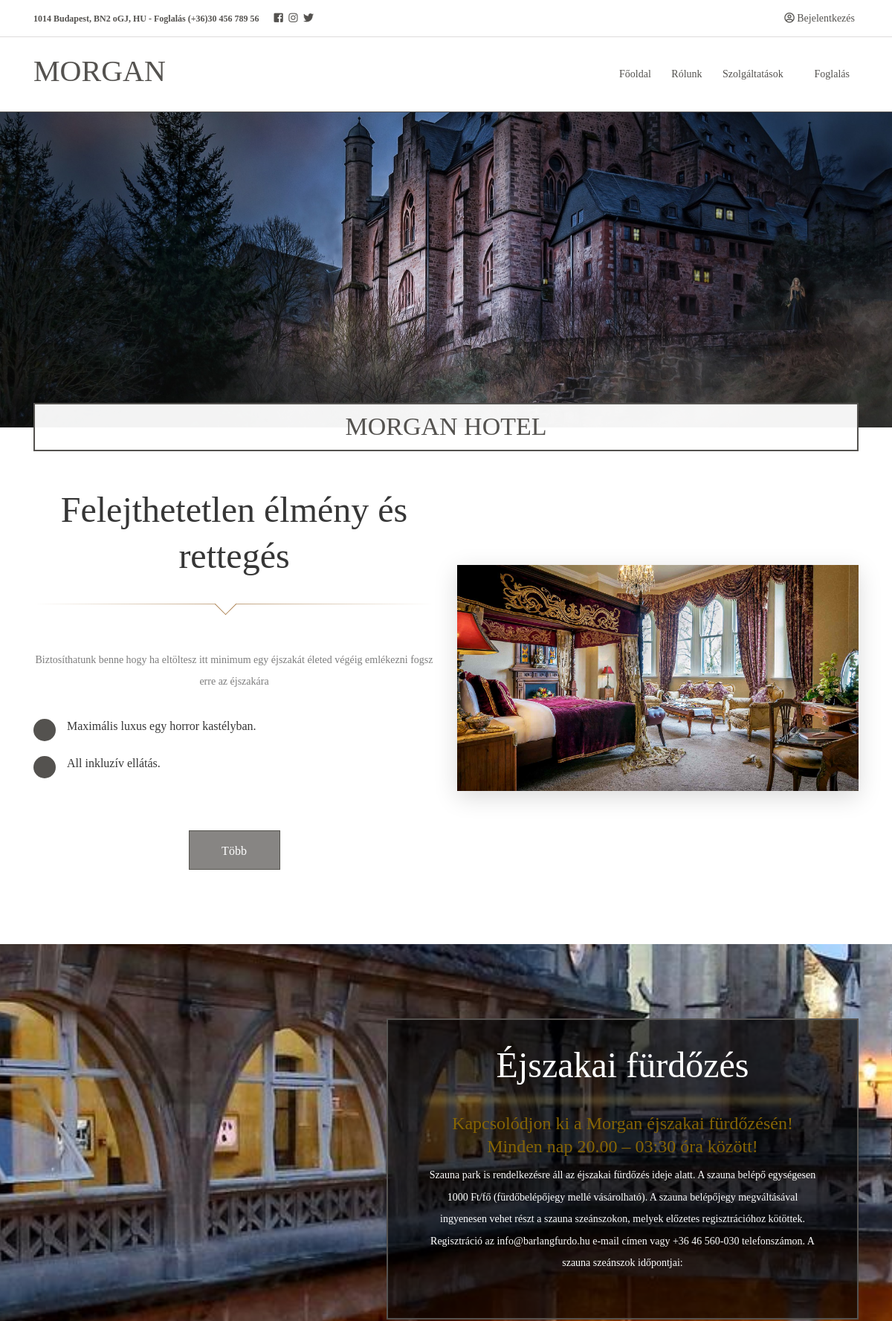
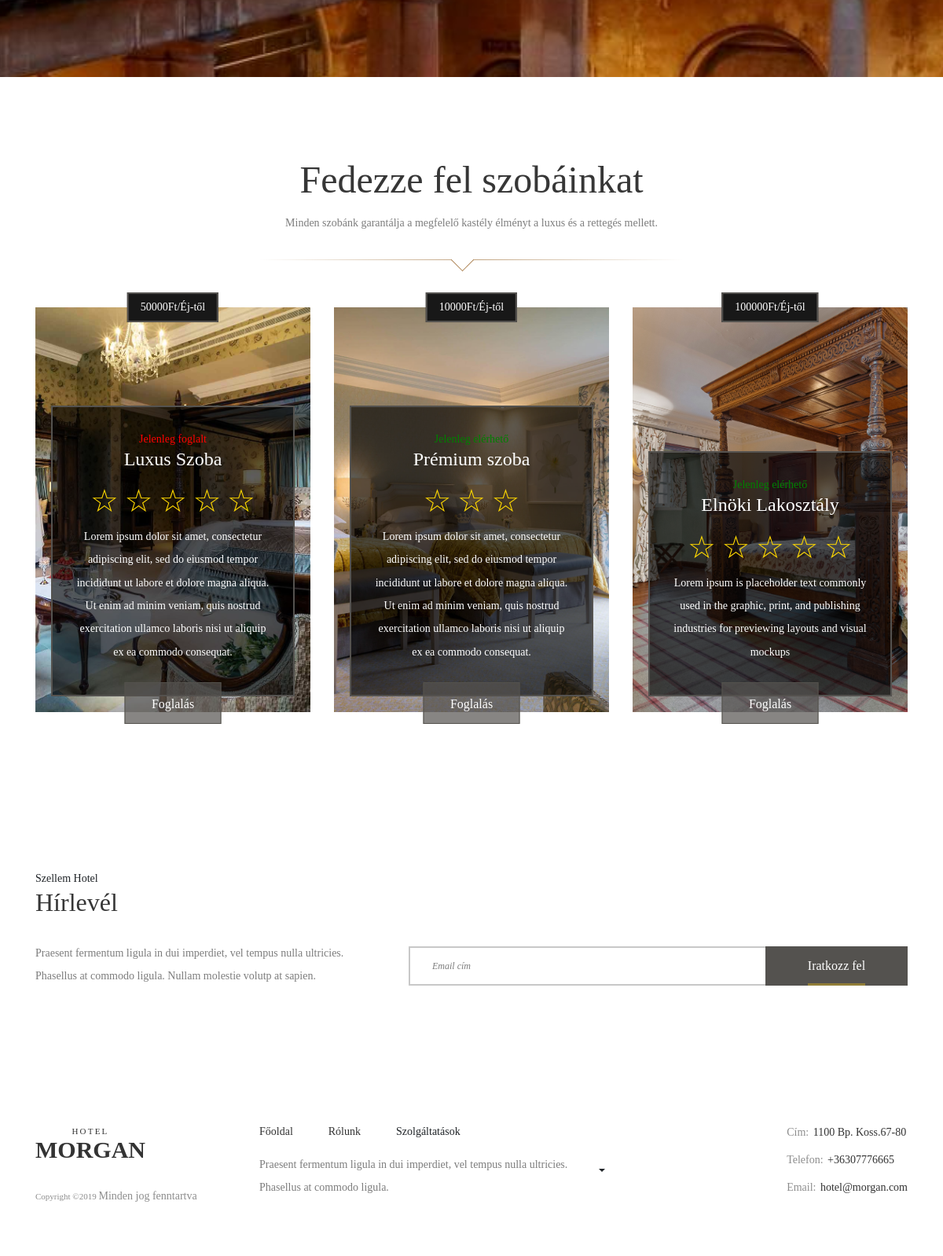
/index, run on the app's committed database (2 pictures, top to bottom).
### tables this page shows
CREATE TABLE `rooms` (
  `room_id` int(11) NOT NULL,
  `room_type_id` int(11) NOT NULL,
  `room_status_id` int(11) NOT NULL,
  `price` varchar(50) NOT NULL,
  `room_name` varchar(50) NOT NULL,
  `qualification` int(11) NOT NULL,
  `description` text NOT NULL,
  `room_picture` varchar(255) NOT NULL
);

### Controllers/indexController.php (called while the page is built, shortened)
<?php
require_once root . "/DB/db.php";
class indexController
{
    public static function index()
    {
        require_once root . "/Models/room.php";
        $roomsWithLimit = room::roomsWithLimitThree();
        require_once root . "/Views/Index/index.php";
    }
}

### DB/db.php (called while the page is built, shortened)
<?php
class db{
    private static $host ="127.0.0.1:3306";
    private static $username ="root";
    private static $password ="";
    private static $database ="morgan";
    private static $coding ="utf8";
    private static $instance = null;
    private $connection ="";
    public function __construct(){
        $this->connection = mysqli_connect(self::$host,self::$username,self::$password);
        if (mysqli_connect_errno($this->connection)){
            die("Could not connect mysql database");
        }else{
            mysqli_select_db($this->connection,self::$database);
            mysqli_set_charset($this->connection,self::$coding);
        }
    }
    public static function get(){
        if (is_null(self::$instance)){
            self::$instance = new db;
        }
        return self::$instance;
    }
    public function query($queryString){
        $result = mysqli_query($this->connection,$queryString);
        return $result;
    }
    public function getArray($queryString){
        $rows = array();
        $result = $this->query($queryString);
        while($row = mysqli_fetch_assoc($result)){
            $rows[]=$row;
        }
        return $rows;
    }
}
?>

### Models/room.php (called while the page is built, shortened)
<?php
require_once root . "/DB/db.php";
class room
{
    private static $table = "rooms";
    public function __construct($roomId = null, $roomTypeId, $roomStatusId, $price, $roomName, $qualification, $description, $roomPicture)
    {
        $this->room_id = $roomId;
        $this->room_status_id = $roomStatusId;
        $this->price = $price;
        $this->room_name = $roomName;
        $this->qualification = $qualification;
        $this->description = $description;
        $this->room_picture = $roomPicture;
    }
    public static function roomsWithLimitThree()
    {
        $selectString = "SELECT * FROM " . self::$table . " LIMIT 3";
        $db = db::get();
        $allElements = $db->getArray($selectString);
        $finalElements = array();
        foreach ($allElements as $element) {
            $finalElements[] = new room(
                $element["room_id"],
                $element["room_type_id"],
                $element["room_status_id"],
                $element["price"],
                $element["room_name"],
                $element["qualification"],
                $element["description"],
                $element["room_picture"]
            );
        }
        return $finalElements;
    }
}

### Views/Index/index.php (the view, shortened to what this page needs)
<?php
require_once root . "/Views/Frame/header.php";
require_once root . "/Views/Frame/reservationBlock.php";
?>
    <section class="about-us-area" id="about-us-area">
        <div class="container">
            <div class="row align-items-center">
                <div class="col-12 col-lg-6">
                    <div class="about-text text-center mb-100">
                        <div class="section-heading text-center">
                            <h2>Felejthetetlen élmény és rettegés</h2>
                            <hr role="tournament1">
                        </div>
                        <p>Biztosíthatunk benne hogy ha eltöltesz itt minimum egy éjszakát életed végéig emlékezni fogsz
                            erre az éjszakára</p>
                        <div class="about-key-text">
                            <h6><span class="fa fa-battery-full"></span>Maximális luxus egy horror kastélyban.</h6>
                            <h6><span class="fa fa-battery-full"></span>All inkluzív ellátás.</h6>
                        </div>
                        <a href="/about" class="btn palatin-btn mt-50">Több</a>
                    </div>
                </div>
                <div class="col-12 col-lg-6">
                    <div class="about-thumbnail homepage mb-100">
                        <div class="first-img wow fadeInUp" data-wow-delay="100ms">
                            <img src="/Assets/Img/bg-img/luxury_room2.jpg" alt="Luxus Szoba">
                        </div>
                    </div>
                </div>
            </div>
        </div>
    </section>
    <section class="pool-area section-padding-100 bg-img bg-fixed"
             style="background-image: url(/Assets/Img/bg-img/nightBath2.jpg);">
        <div class="container">
            <div class="row justify-content-end">
                <div class="col-12 col-lg-7">
                    <div class="pool-content text-center wow fadeInUp" data-wow-delay="300ms">
                        <div class="section-heading text-center white">
                            <h2>Éjszakai fürdőzés</h2>
                            <h4 style="color: #856404">
                                Kapcsolódjon ki a Morgan éjszakai fürdőzésén!
                                Minden nap 20.00 – 03:30 óra között!
                            </h4>
                            <p>Szauna park is rendelkezésre áll az éjszakai fürdőzés ideje alatt.
                                A szauna belépő egységesen 1000 Ft/fő (fürdőbelépőjegy mellé vásárolható).
                                A szauna belépőjegy megváltásával ingyenesen vehet részt a szauna szeánszokon, melyek
                                előzetes regisztrációhoz kötöttek. Regisztráció az info@barlangfurdo.hu e-mail címen
                                vagy +36 46 560-030 telefonszámon. A szauna szeánszok időpontjai:
                            </p>
                        </div>
                    </div>
                </div>
            </div>
        </div>
    </section>
    <section class="rooms-area section-padding-100-0">
        <div class="container">
            <div class="row justify-content-center">
                <div class="col-12 col-lg-6">
                    <div class="section-heading text-center">
                        <h2>Fedezze fel szobáinkat</h2>
                        <p>Minden szobánk garantálja a megfelelő kastély élményt a luxus és a rettegés mellett.</p>
                        <hr role="tournament1">
                    </div>
                </div>
            </div>
            <div class="row justify-content-center">
                <?php if (count($roomsWithLimit) > 0): foreach ($roomsWithLimit as $room): ?>
                    <div class="col-12 col-md-6 col-lg-4">
                        <div class="single-rooms-area wow fadeInUp" data-wow-delay="100ms">
                            <div class="bg-thumbnail bg-img"
                                 style="background-image: url(<?php echo$room->room_picture ?>);"></div>
                            <p class="price-from"><?php echo $room->price; ?>Ft/Éj-től</p>
                            <a href="/view-room/?room_id=<?php echo $room->room_id;?>" class="rooms-text">
                                <div
                                    <?php if ($room->room_status_id == 1): ?>
                                        style="color: green;"
                                    <?php else: ?>
                                        style="color: red"
                                    <?php endif; ?>
                                >
                                    <?php if ($room->room_status_id == 1): ?>
                                        Jelenleg elérhető
                                    <?php else: ?>
                                        Jelenleg foglalt
                                    <?php endif; ?>
                                </div>
                                <h4><?php echo $room->room_name ?> </h4>
                                <div class="rating">
                                    <?php if ($room->qualification == 5): ?>
                                        <span>&#9734;</span>
                                        <span>&#9734;</span>
                                        <span>&#9734;</span>
                                        <span>&#9734;</span>
                                        <span>&#9734;</span>
                                    <?php elseif ($room->qualification == 3): ?>
                                        <span>&#9734;</span>
                                        <span>&#9734;</span>
                                        <span>&#9734;</span>
                                    <?php elseif ($room->qualification == 2): ?>
                                        <span>&#9734;</span>
                                        <span>&#9734;</span>
                                    <?php elseif ($room->qualification == 1): ?>
                                        <span>&#9734;</span>
                                    <?php endif; ?>
                                </div>
                                <p><?php echo$room->description ?> </p>
                            </a>
                            <a href="/booking/?room_id=<?php echo $room->room_id ?>"
                               class="book-room-btn btn palatin-btn">Foglalás</a>
                        </div>
                    </div>
                <?php endforeach; else: ?>
                    <div class="alert alert-warning text-center w-100">
                        <i class="fa fa-warning"></i> Jelenleg nincs elérhető szoba
                    </div>
                <?php endif; ?>
            </div>
        </div>
    </section>
<?php require_once root . "/Views/Frame/footer.php";  ?>

### data on the page
rooms: room_picture (picture), price "50000", shows "Jelenleg foglalt", room_name "Luxus Szoba", description "Lorem ipsum dolor sit amet, consectetur adipiscing elit, sed do eiusmod tempor incididunt ut labore et dolore magna aliqua. Ut enim ad minim veniam, quis nostrud exercitation ullamco laboris nisi ut aliquip ex ea commodo consequat."
rooms: room_picture (picture), price "10000", shows "Jelenleg elérhető", room_name "Prémium szoba", description "Lorem ipsum dolor sit amet, consectetur adipiscing elit, sed do eiusmod tempor incididunt ut labore et dolore magna aliqua. Ut enim ad minim veniam, quis nostrud exercitation ullamco laboris nisi ut aliquip ex ea commodo consequat."
rooms: room_picture (picture), price "100000", shows "Jelenleg elérhető", room_name "Elnöki Lakosztály", description "Lorem ipsum is placeholder text commonly used in the graphic, print, and publishing industries for previewing layouts and visual mockups"
